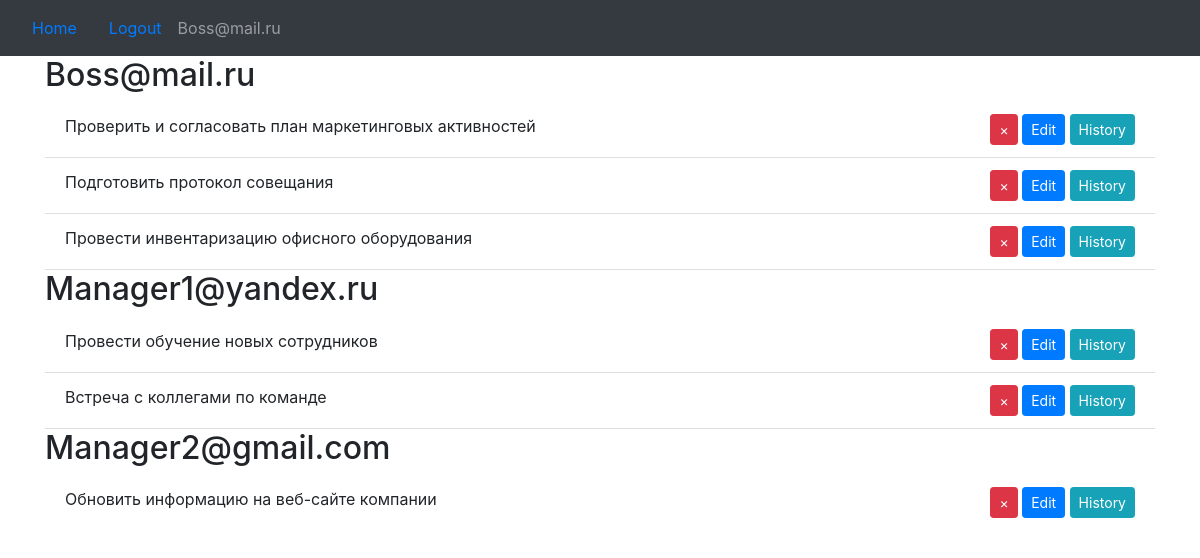
The page /show_notes (signed in) on the database its author committed.
### NewWEb/models.py (models this page shows)
class User(db.Model, UserMixin):
    id = db.Column(db.Integer, primary_key=True)
    email = db.Column(db.String(150), unique=True)
    password = db.Column(db.String(150))
    notes = db.relationship('Note')

class Note(db.Model):
    id = db.Column(db.Integer, primary_key=True)
    data = db.Column(db.String(10000))
    date = db.Column(db.DateTime(timezone=True), default=func.now())
    user_id = db.Column(db.Integer, db.ForeignKey('user.id'))

### NewWEb/views.py (the view)
@views.route('/show_notes', methods=['GET'])
@login_required
def show_notes():
    users = User.query.all()
    return render_template("show_notes.html", users=users, user=current_user)

### NewWEb/__init__.py (called while the page is built)
def create_app():
    app = Flask(__name__)
    app.config['SECRET_KEY'] = '1'
    app.config['SQLALCHEMY_DATABASE_URI'] = f'sqlite:///{DB_NAME}'
    app.config['SQLALCHEMY_TRACK_MODIFICATIONS'] = False
    app.config['SERVER_NAME'] = 'localhost:5000'
    db.init_app(app)
    from .views import views
    from .auth import auth
    app.register_blueprint(views, url_prefix='/')
    app.register_blueprint(auth, url_prefix='/')
    from .models import User, Note
    with app.app_context():
        db.create_all()
    login_manager = LoginManager()
    login_manager.login_view = 'auth.login'
    login_manager.init_app(app)
    @login_manager.user_loader
    def load_user(id):
        return User.query.get(int(id))
    return app

### NewWEb/templates/show_notes.html (shortened to what this page needs)
{% extends "base.html" %}
{% block content %}
{% for user in users %}
<h2>{{ user.email }}</h2>
<ul class="list-group list-group-flush" id="notes">
    {% for note in user.notes %}
    <li class="list-group-item list-group-item d-flex justify-content-between">
        <div>{{ note.data }}</div>
        <div>
            <form action="{{ url_for('views.delete_note', note_id=note.id) }}" method="POST" class="d-inline">
                <button type="submit" class="btn btn-danger btn-sm">
                    <span aria-hidden="true">&times;</span>
                </button>
            </form>
            <form action="{{ url_for('views.edit_note', note_id=note.id) }}" method="GET" class="d-inline">
                <button type="submit" class="btn btn-primary btn-sm">
                    <span class="glyphicon glyphicon-edit">Edit</span>
                </button>
            </form>
            <form action="{{ url_for('views.note_history', note_id=note.id) }}" method="GET" class="d-inline">
                <button type="submit" class="btn btn-info btn-sm">
                    <span class="glyphicon glyphicon-time">History</span>
                </button>
            </form>
        </div>
    </li>
    {% endfor %}
</ul>
{% endfor %}
{% endblock %}

### NewWEb/templates/base.html (shortened to what this page needs)
<!DOCTYPE html>
<html>
<head>
    <link rel="stylesheet"
          href="https://stackpath.bootstrapcdn.com/bootstrap/4.4.1/css/bootstrap.min.css"
 />
    <link rel="stylesheet"
          href="https://stackpath.bootstrapcdn.com/font-awesome/4.7.0/css/font-awesome.min.css"
 />
</head>
<body>
    <nav class="navbar navbar-expand-lg navbar-dark bg-dark">
        <div class="collapse navbar-collapse" id="navbar">
             {% if user.is_authenticated %}
             <a class="nav-item nav-link" id="home" href="/">Home</a>
             <a class="nav-item nav-link" id="logout" href="/logout">Logout</a>
             <span class="navbar-text">{{ user.email }}</span>
             {% else %}
             <a class="nav-item nav-link" id="login" href="/login">Login</a>
             <a class="nav-item nav-link" id="signUp" href="/sign-up">Sign Up</a>
             {% endif %}
        </div>
    </nav>
    <div class="container">{% block content %} {% endblock %}</div>
</body>
</html>

### rows shown on the page
User: email "Boss@mail.ru"
Note: data "Проверить и согласовать план маркетинговых активностей"
Note: data "Подготовить протокол совещания"
Note: data "Провести инвентаризацию офисного оборудования"
User: email "Manager1@yandex.ru"
Note: data "Провести обучение новых сотрудников"
Note: data "Встреча с коллегами по команде"
User: email "Manager2@gmail.com"
Note: data "Обновить информацию на веб-сайте компании"
